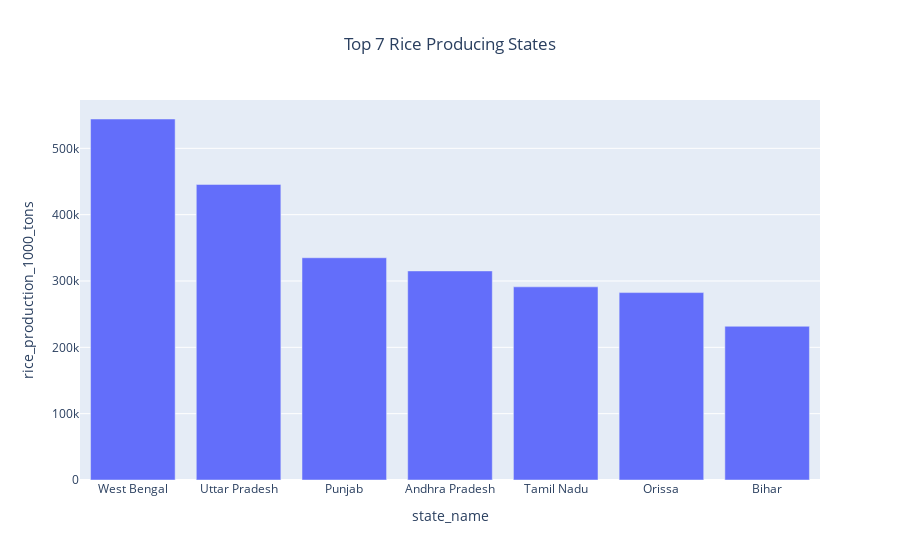

Notebook code cell kept with this figure:
### Code cell
import plotly.express as px

# 1. Top 7 Rice Producing States
rice_state = df.groupby("state_name")["rice_production_1000_tons"].sum().nlargest(7).reset_index()
print(rice_state)
fig = px.bar(rice_state, 
             x="state_name", 
             y="rice_production_1000_tons", 
             title="Top 7 Rice Producing States")

# Center align the title
fig.update_layout(title_x=0.5)
fig.show()

### Figure 1 — Plotly figure (JSON) as saved in the notebook; plotly's stock layout.template omitted (floating-point values rounded to 4 significant figures)
{"data": [{"hovertemplate": "state_name=%{x}<br>rice_production_1000_tons=%{y}<extra></extra>", "legendgroup": "", "marker": {"color": "#636efa", "pattern": {"shape": ""}}, "name": "", "orientation": "v", "showlegend": false, "textposition": "auto", "type": "bar", "x": ["West Bengal", "Uttar Pradesh", "Punjab", "Andhra Pradesh", "Tamil Nadu", "Orissa", "Bihar"], "xaxis": "x", "y": [544200.0, 445600.0, 335000.0, 315200.0, 291200.0, 282500.0, 231800.0], "yaxis": "y"}], "layout": {"barmode": "relative", "legend": {"tracegroupgap": 0}, "title": {"text": "Top 7 Rice Producing States", "x": 0.5}, "xaxis": {"anchor": "y", "domain": [0, 1], "title": {"text": "state_name"}}, "yaxis": {"anchor": "x", "domain": [0, 1], "title": {"text": "rice_production_1000_tons"}}}}
